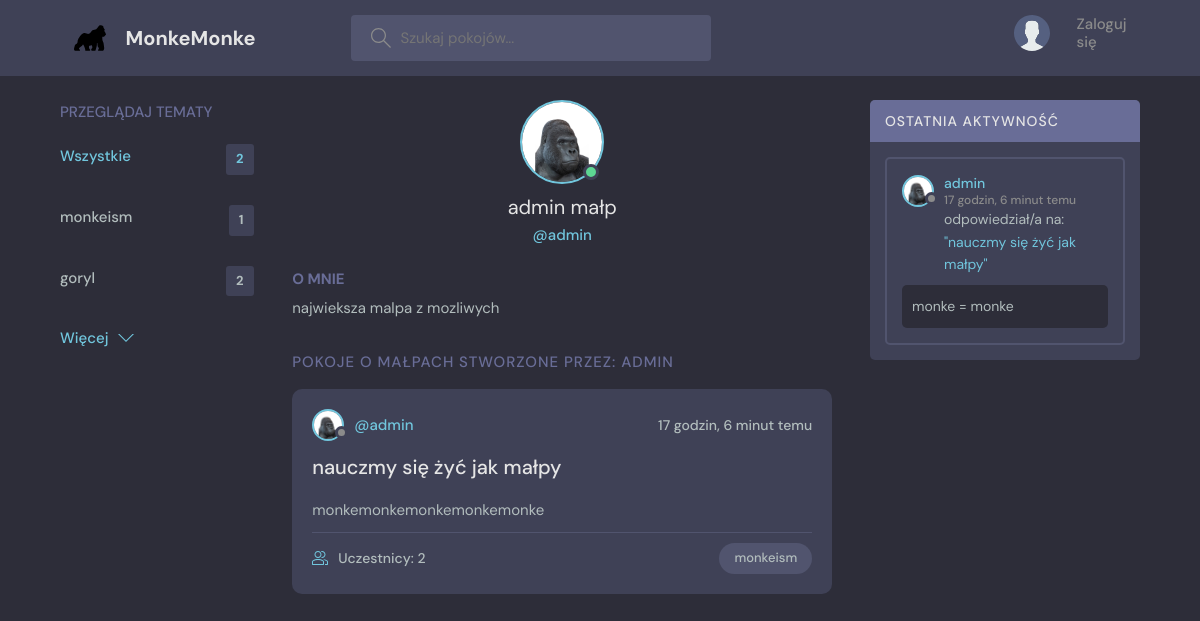
Page /profile/1/ on the committed database.
### base/models.py (models this page shows, shortened)
class Topic(models.Model):
    name = models.CharField(max_length=200)

class User(AbstractUser):
    name = models.CharField(max_length=200, null=True)
    email = models.EmailField(unique=True, null=True)
    bio = models.TextField(null=True, default="monke")
    avatar = models.ImageField(null=True, default="avatar.svg")
    USERNAME_FIELD = 'email'
    REQUIRED_FIELDS = []

class Room(models.Model):
    host = models.ForeignKey(User, on_delete=models.SET_NULL, null=True)
    topic = models.ForeignKey(Topic, on_delete=models.SET_NULL, null=True)
    name = models.CharField(max_length=200)
    description = models.TextField(null=True, blank=True)
    participants = models.ManyToManyField(User, related_name='uczestnicy', blank=True)
    updated = models.DateTimeField(auto_now=True)
    created = models.DateTimeField(auto_now_add=True)
    class Meta:
        ordering = ['-updated', '-created']
    def __str__(self):
        return self.name

class Message(models.Model):
    user = models.ForeignKey(User, on_delete=models.CASCADE)
    room = models.ForeignKey(Room, on_delete=models.CASCADE)
    body = models.TextField()
    updated = models.DateTimeField(auto_now=True)
    created = models.DateTimeField(auto_now_add=True)
    class Meta:
        ordering = ['-updated', '-created']

### base/views.py (the view)
# urls.py: path('profile/<str:pk>/', views.userprofile, name="user-profile"),
def userprofile(request, pk):
    user = User.objects.get(id=pk)
    rooms = user.room_set.all()
    room_messages = user.message_set.all()
    topics = Topic.objects.all()
    context = {'user' : user, 'rooms' : rooms, 'room_messages': room_messages, 'topics': topics}
    return render(request, 'base/profile.html', context)

### base/templates/base/profile.html (shortened to what this page needs)
{% extends 'main.html' %}
{% block content %}
  <main class="profile-page layout layout--3">
    <div class="container">
      {% include 'base/topics_component.html' %}
      <div class="roomList">
        <div class="profile">
          <div class="profile__avatar">
            <div class="avatar avatar--large active">
              <img src="{{ user.avatar.url }}" />
            </div>
          </div>
          <div class="profile__info">
            <h3>{{ user.name }}</h3>
            <p>@{{ user.username }}</p>
          </div>
          <div class="profile__about">
            <h3>O mnie</h3>
            <p>
              {{ user.bio }}
            </p>
          </div>
        </div>
        <div class="roomList__header">
          <div>
            <h2>Pokoje o małpach stworzone przez: {{ user.username }}</a>
            </h2>
          </div>
        </div>
        {% include 'base/feed_component.html' %}
      </div>
      {% include 'base/activity_component.html' %}
    </div>
  </main>
{% endblock content %}

### templates/main.html (shortened to what this page needs)
<!DOCTYPE html>
{% load static %}
<html lang="en">
  <head>
    <link rel="stylesheet" href="{% static 'styles/style.css'  %}" />
  </head>
  <body>
    {% include 'navbar.html' %}
    {% block content %}
    {% endblock %}
  </body>
</html>

### templates/navbar.html (shortened to what this page needs)
{% load static %}
<header class="header header--loggedIn">
    <div class="container">
      <a href="{% url 'home' %}" class="header__logo">
        <img src="{% static 'images/monke.svg' %}" />
        <h1>MonkeMonke</h1>
      </a>
      <form class="header__search" method="GET" action="{% url 'home' %}">
        <label>
          <input name="q" placeholder="Szukaj pokojów..." />
        </label>
      </form>
      <nav class="header__menu">
        {% if request.user.is_authenticated %}
        <div class="header__user">
          <a href="{% url 'user-profile' user.id %}">
            <div class="avatar avatar--medium active">
              <img src="{{ request.user.avatar.url }}" />
            </div>
            <p>{{ request.user.username }} <span>@{{ request.user.username }}</span></p>
          </a>
          <button class="dropdown-button">
            <svg version="1.1" xmlns="http://www.w3.org/2000/svg" width="32" height="32" viewBox="0 0 32 32">
              <title>Menu</title>
              <path d="M16 21l-13-13h-3l16 16 16-16h-3l-13 13z"></path>
            </svg>
          </button>
        </div>
        {% else %}
        <a href="{% url 'login' %}">
            <img src="{% static 'images/avatar.svg' %}"/>
            <p>Zaloguj się</p>
        </a>
        {% endif %}
      </nav>
    </div>
  </header>

### base/templates/base/topics_component.html
<div class="topics">
    <div class="topics__header">
      <h2>Przeglądaj tematy</h2>
    </div>
    <ul class="topics__list">
      <li>
        <a href="{% url 'home' %}" class="active">Wszystkie <span>{{ topics.count }}</span></a>
      </li>
      {% for topic in topics %}
      <li>
        <a href="{% url 'home' %}?q={{ topic.name }}">{{ topic.name }} <span>{{ topic.room_set.all.count }}</span></a>
      </li>
      {% endfor %}
    </ul>
    <a class="btn btn--link" href="{% url 'topics' %}">
      Więcej
      <svg version="1.1" xmlns="http://www.w3.org/2000/svg" width="32" height="32" viewBox="0 0 32 32">
        <title>chevron-down</title>
        <path d="M16 21l-13-13h-3l16 16 16-16h-3l-13 13z"></path>
      </svg>
    </a>
</div>

### base/templates/base/feed_component.html (shortened to what this page needs)
{% for room in rooms %}
<div class="roomListRoom">
    <div class="roomListRoom__header">
      <a href="{% url 'user-profile' room.host.id %}" class="roomListRoom__author">
        <div class="avatar avatar--small">
          <img src="{{ room.host.avatar.url }}" />
        </div>
        <span>@{{ room.host.username }}</span>
      </a>
      <div class="roomListRoom__actions">
        <span>{{ room.created | timesince }} temu</span>
      </div>
    </div>
    <div class="roomListRoom__content">
      <a href="{% url 'room' room.id %}">{{ room.name }}</a>
      <p>
        {{ room.description|stringformat:".70s" }}
      </p>
    </div>
    <div class="roomListRoom__meta">
      <a href="{% url 'room' room.id %}" class="roomListRoom__joined">
        Uczestnicy: {{ room.participants.all.count }}
      </a>
      <p class="roomListRoom__topic">{{ room.topic.name }}</p>
    </div>
</div>
{% endfor %}

### base/templates/base/activity_component.html (shortened to what this page needs)
<div class="activities">
    <div class="activities__header">
      <h2>Ostatnia aktywność</h2>
    </div>
    {% for message in room_messages %}
    <div class="activities__box">
      <div class="activities__boxHeader roomListRoom__header">
        <a href="{% url 'user-profile' message.user.id %}" class="roomListRoom__author">
          <div class="avatar avatar--small">
            <img src="{{ message.user.avatar.url }}" />
          </div>
          <p>
            {{ message.user.username }}
            <span>{{ message.created | timesince }} temu</span>
          </p>
        </a>
      </div>
      <div class="activities__boxContent">
        <p>odpowiedział/a na:<a href="{% url 'room' message.room.id %}">"{{ message.room }}"</a></p>
        <div class="activities__boxRoomContent">
          {{ message.body }}
        </div>
      </div>
    </div>
    {% endfor %}
</div>

### rows in the picture
Topic: name "monkeism", room_set.all.count "1"
Topic: name "goryl", room_set.all.count "2"
User: avatar (picture), name "admin małp", username "admin", bio "najwieksza malpa z mozliwych", username "ADMIN"
Room: host.avatar (picture), host.username "admin", created "17 godzin, 6 minut", name "nauczmy się żyć jak małpy", description "monkemonkemonkemonkemonke", participants.all.count "2", topic.name "monkeism"
Message: user.avatar (picture), user.username "admin", created "17 godzin, 6 minut", room "nauczmy się żyć jak małpy", body "monke = monke"

### other values in the picture
{{ topics.count }} "2"
